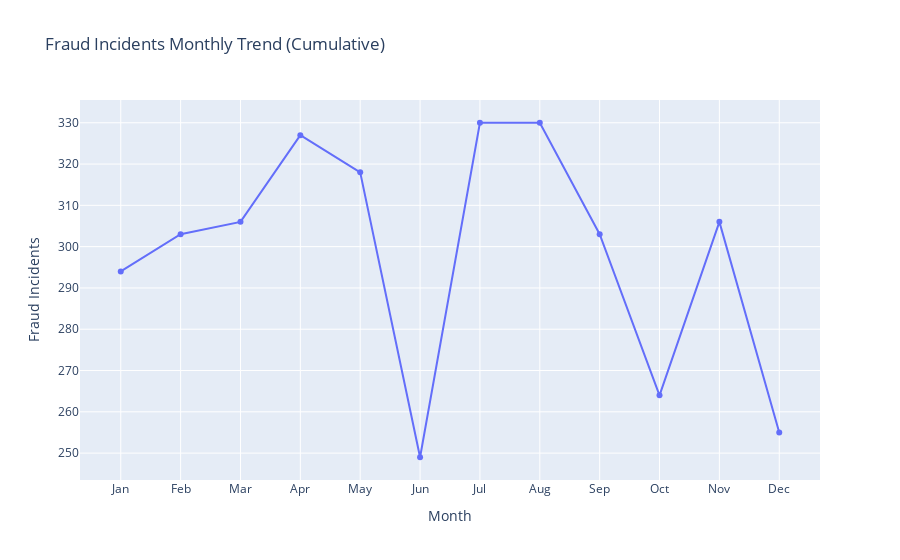

Notebook code cell kept with this figure:
### Code cell
line_graph(dataset= df5,
           x= 'month', y= 'fraud_counts',
           title= 'Fraud Incidents Monthly Trend (Cumulative)',
           xlabel= 'Month', ylabel= 'Fraud Incidents',
           xticks=[df5['month'], calendar.month_abbr[1:13]])

### Figure 1 — Plotly figure (JSON) as saved in the notebook; plotly's stock layout.template omitted (floating-point values rounded to 4 significant figures)
{"data": [{"hovertemplate": "month=%{x}<br>fraud_counts=%{y}<extra></extra>", "legendgroup": "", "line": {"color": "#636efa", "dash": "solid"}, "marker": {"symbol": "circle"}, "mode": "lines+markers", "name": "", "orientation": "v", "showlegend": false, "type": "scatter", "x": [1, 2, 3, 4, 5, 6, 7, 8, 9, 10, 11, 12], "xaxis": "x", "y": [294, 303, 306, 327, 318, 249, 330, 330, 303, 264, 306, 255], "yaxis": "y"}], "layout": {"legend": {"tracegroupgap": 0}, "title": {"text": "Fraud Incidents Monthly Trend (Cumulative)"}, "xaxis": {"anchor": "y", "domain": [0, 1], "ticktext": ["Jan", "Feb", "Mar", "Apr", "May", "Jun", "Jul", "Aug", "Sep", "Oct", "Nov", "Dec"], "tickvals": [1, 2, 3, 4, 5, 6, 7, 8, 9, 10, 11, 12], "title": {"text": "Month"}}, "yaxis": {"anchor": "x", "domain": [0, 1], "title": {"text": "Fraud Incidents"}}}}
